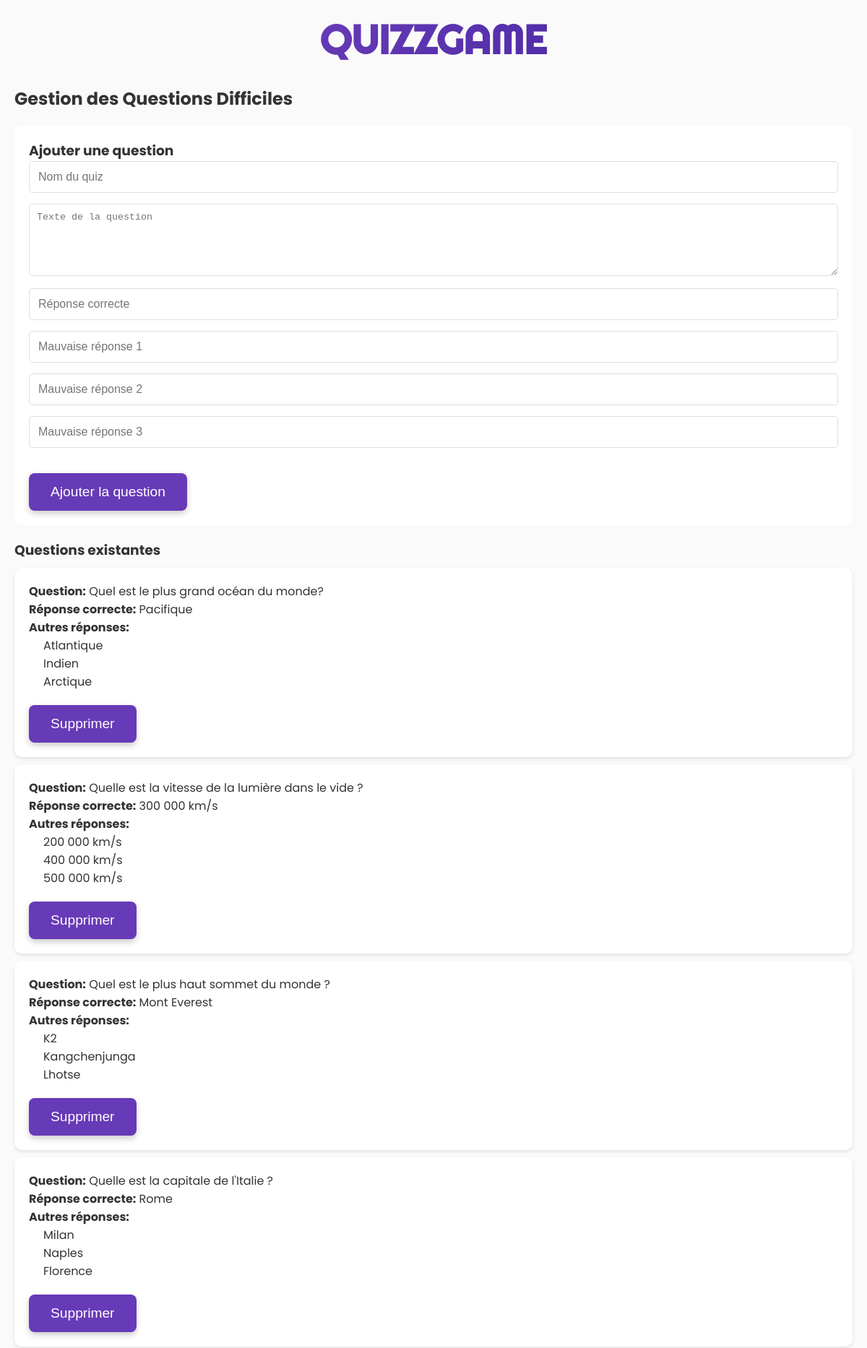
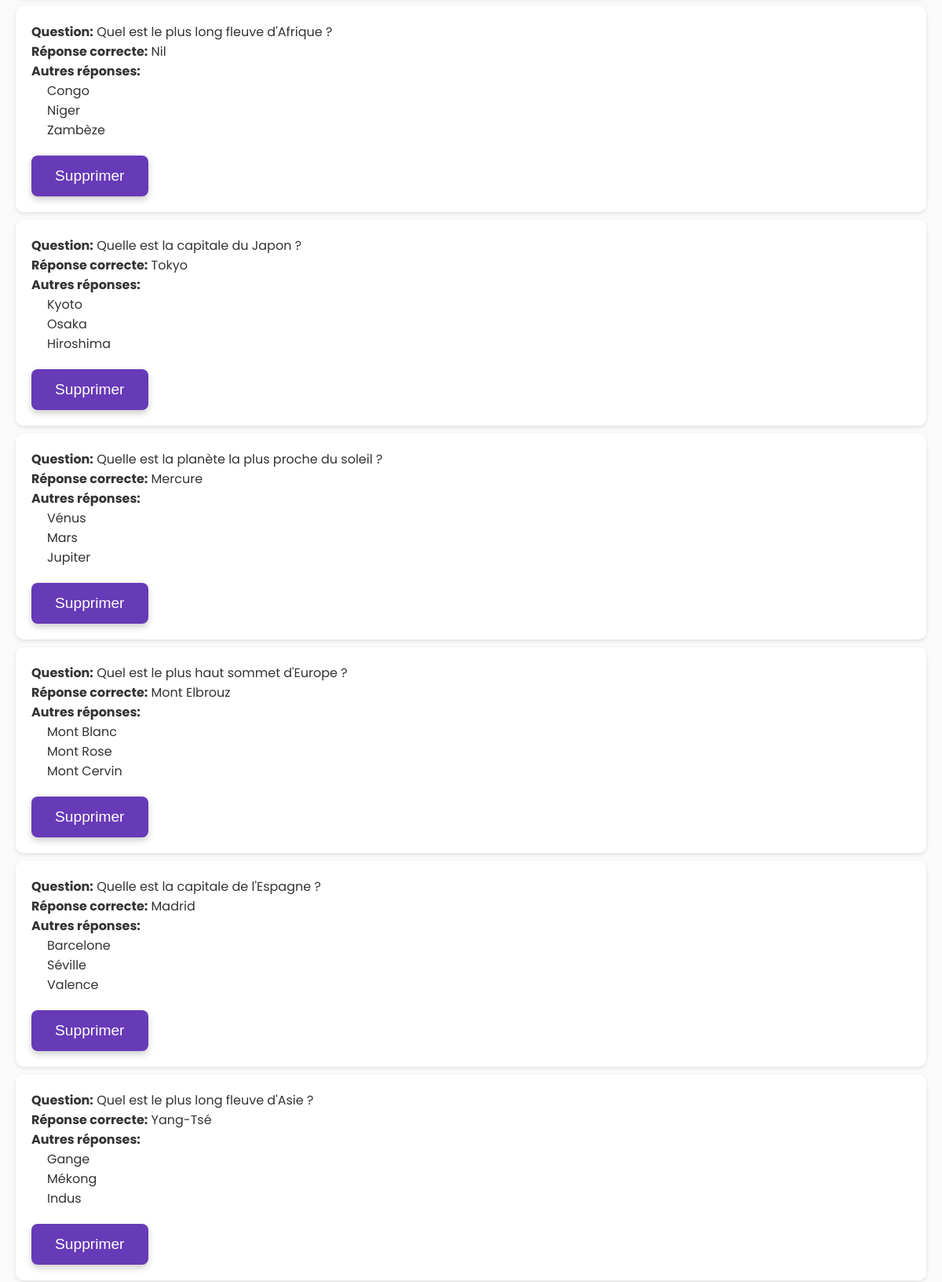
The app's page /manage_quiz.php?difficulty=difficile (signed in, upper part) with its own data (2 pictures, top to bottom).
### tables this page shows
CREATE TABLE IF NOT EXISTS `questions` (
  `id_question` int NOT NULL AUTO_INCREMENT,
  `quiz_name` varchar(255) NOT NULL,
  `question_text` text NOT NULL,
  `difficulty` enum('facile','moyen','difficile') NOT NULL,
  `correct_answer` varchar(255) NOT NULL,
  `answer1` varchar(255) NOT NULL,
  `answer2` varchar(255) NOT NULL,
  `answer3` varchar(255) NOT NULL,
  PRIMARY KEY (`id_question`)
);

### manage_quiz.php (the view, shortened to what this page needs)
<?php
$difficulty = $_GET['difficulty'] ?? '';
try {
    $db = new PDO('mysql:host=localhost;dbname=qcm_simple;charset=utf8', 'root', '');
    $db->setAttribute(PDO::ATTR_ERRMODE, PDO::ERRMODE_EXCEPTION);
    $stmt = $db->prepare('SELECT * FROM questions WHERE difficulty = ? ORDER BY id_question');
    $stmt->execute([$difficulty]);
    $questions = $stmt->fetchAll(PDO::FETCH_ASSOC);
} catch (PDOException $e) {
    die("Database connection failed: " . $e->getMessage());
}
?>
<!DOCTYPE html>
<html lang="fr">
<head>
    <link rel="stylesheet" href="style.css">
</head>
<body>
    <div class="container">
        <h1 class="logo">QUIZZGAME</h1>
        <div class="admin-section">
            <h2>Gestion des Questions <?php echo ucfirst($difficulty); ?>s</h2>
            <div class="add-question-form">
                <h3>Ajouter une question</h3>
                <form method="post" action="">
                    <input type="text" name="quiz_name" placeholder="Nom du quiz" required>
                    <textarea name="question_text" placeholder="Texte de la question" required></textarea>
                    <input type="text" name="correct_answer" placeholder="Réponse correcte" required>
                    <input type="text" name="answer1" placeholder="Mauvaise réponse 1" required>
                    <input type="text" name="answer2" placeholder="Mauvaise réponse 2" required>
                    <input type="text" name="answer3" placeholder="Mauvaise réponse 3" required>
                    <button type="submit" class="btn-suivant">Ajouter la question</button>
                </form>
            </div>
            <div class="questions-list">
                <h3>Questions existantes</h3>
                <?php foreach ($questions as $question): ?>
                    <div class="question-item">
                        <p><strong>Question:</strong> <?php echo htmlspecialchars($question['question_text']); ?></p>
                        <p><strong>Réponse correcte:</strong> <?php echo htmlspecialchars($question['correct_answer']); ?></p>
                        <p><strong>Autres réponses:</strong></p>
                        <ul>
                            <li><?php echo htmlspecialchars($question['answer1']); ?></li>
                            <li><?php echo htmlspecialchars($question['answer2']); ?></li>
                            <li><?php echo htmlspecialchars($question['answer3']); ?></li>
                        </ul>
                        <form method="post" action="" style="display: inline;">
                            <button type="submit" class="btn-suivant" onclick="return confirm('Êtes-vous sûr de vouloir supprimer cette question ?')">Supprimer</button>
                        </form>
                    </div>
                <?php endforeach; ?>
            </div>
        </div>
    </div>
</body>
</html>

### style.css (style rules this page uses)
:root { --primary: #673ab7; --secondary: #4CAF50; --danger: #f44336; --dark: #333; --light: #fafafa; --gradient: linear-gradient(135deg, #673ab7 0%, #512da8 100%); }
* { margin: 0; padding: 0; box-sizing: border-box; }
body { font-family: 'Poppins', sans-serif; background: var(--light); color: var(--dark); display: flex; justify-content: center; align-items: center; min-height: 100vh; margin: 0; padding: 0; }
.container { width: 100%; min-height: 100vh; padding: 20px; display: flex; flex-direction: column; align-items: center; justify-content: center; animation: fadeIn 0.8s ease-out; }
.logo { font-family: 'Righteous', cursive; font-size: 3.5em; text-align: center; background: var(--gradient); -webkit-background-clip: text; -webkit-text-fill-color: transparent; margin-bottom: 30px; animation: pulse 2s infinite; }
h1 { color: var(--dark); margin-bottom: 20px; font-size: 2.5rem; }
.btn-suivant { background-color: var(--primary); color: #fff; border: none; border-radius: 8px; padding: 15px 30px; margin-top: 20px; font-size: 1.2rem; cursor: pointer; transition: background-color 0.3s ease; box-shadow: 0 4px 8px rgba(0, 0, 0, 0.2); text-decoration: none; display: inline-block; animation: fadeIn 0.5s ease-out; }
input[type="email"], input[type="password"], input[type="text"] { width: 100%; padding: 12px; margin-bottom: 15px; border: 1px solid #ddd; border-radius: 5px; font-size: 1rem; transition: all 0.3s ease; }
.add-question-form { background: white; padding: 20px; border-radius: 10px; margin: 20px 0; }
.add-question-form textarea { width: 100%; min-height: 100px; padding: 10px; margin-bottom: 10px; border: 1px solid #ddd; border-radius: 5px; }
.questions-list .question-item { background: white; padding: 20px; border-radius: 10px; margin: 10px 0; box-shadow: 0 2px 5px rgba(0,0,0,0.1); }
.questions-list ul { list-style: none; padding-left: 20px; }

### records on screen
questions: question_text "Quel est le plus grand océan du monde?", correct_answer "Pacifique", answer1 "Atlantique", answer2 "Indien", answer3 "Arctique"
questions: question_text "Quelle est la vitesse de la lumière dans le vide ?", correct_answer "300 000 km/s", answer1 "200 000 km/s", answer2 "400 000 km/s", answer3 "500 000 km/s"
questions: question_text "Quel est le plus haut sommet du monde ?", correct_answer "Mont Everest", answer1 "K2", answer2 "Kangchenjunga", answer3 "Lhotse"
questions: question_text "Quelle est la capitale de l'Italie ?", correct_answer "Rome", answer1 "Milan", answer2 "Naples", answer3 "Florence"
questions: question_text "Quel est le plus long fleuve d'Afrique ?", correct_answer "Nil", answer1 "Congo", answer2 "Niger", answer3 "Zambèze"
questions: question_text "Quelle est la capitale du Japon ?", correct_answer "Tokyo", answer1 "Kyoto", answer2 "Osaka", answer3 "Hiroshima"
questions: question_text "Quelle est la planète la plus proche du soleil ?", correct_answer "Mercure", answer1 "Vénus", answer2 "Mars", answer3 "Jupiter"
questions: question_text "Quel est le plus haut sommet d'Europe ?", correct_answer "Mont Elbrouz", answer1 "Mont Blanc", answer2 "Mont Rose", answer3 "Mont Cervin"
questions: question_text "Quelle est la capitale de l'Espagne ?", correct_answer "Madrid", answer1 "Barcelone", answer2 "Séville", answer3 "Valence"
questions: question_text "Quel est le plus long fleuve d'Asie ?", correct_answer "Yang-Tsé", answer1 "Gange", answer2 "Mékong", answer3 "Indus"

### other values on screen
$difficulty "Difficile"
